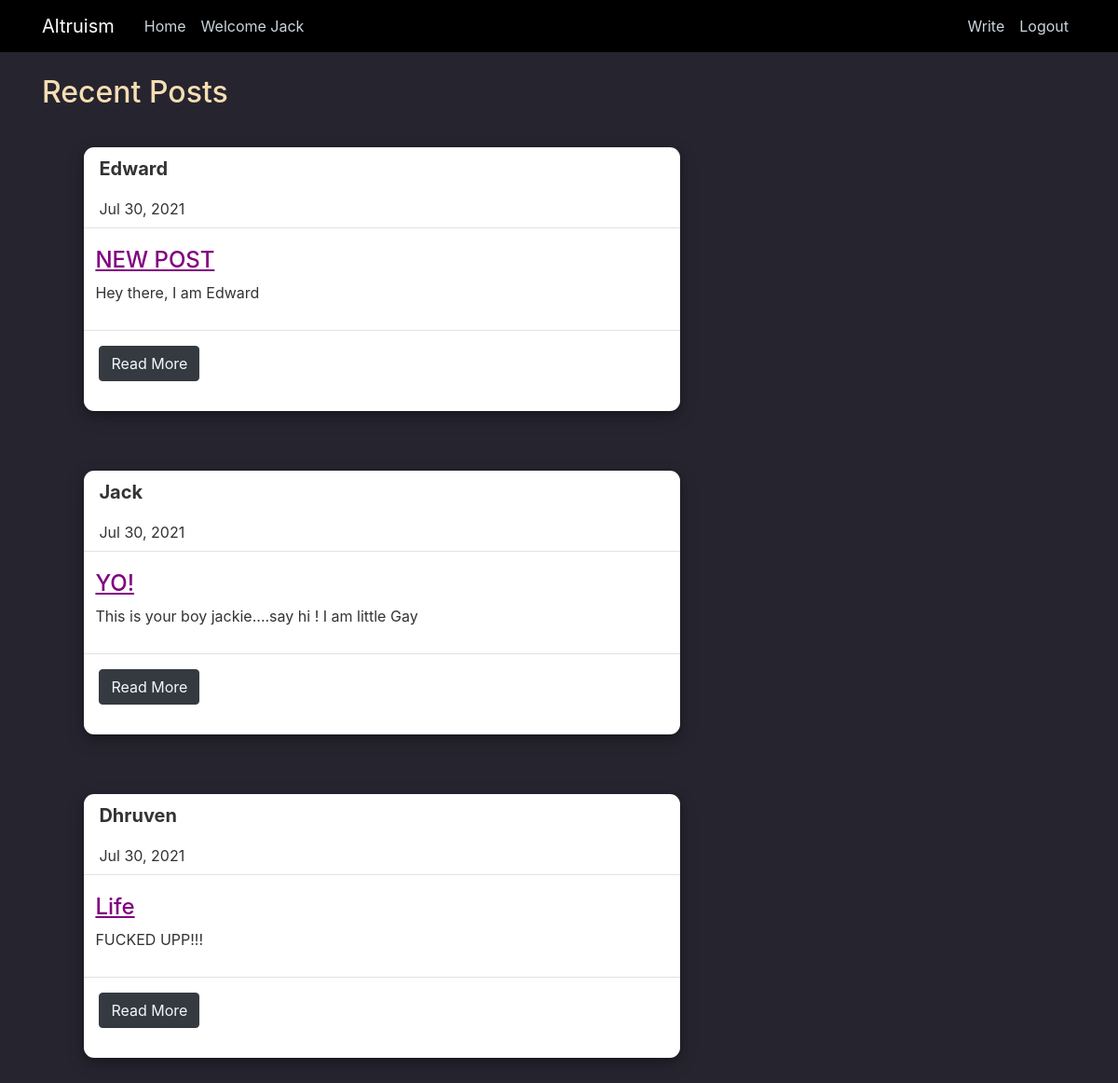
Screenshot of / (signed in) with the database file from the repository.
### blog/models.py (models this page shows, shortened)
class Post(models.Model):
    title = models.CharField(max_length=200)
    body = models.TextField()
    author = models.ForeignKey(User,on_delete=models.SET_NULL,related_name="posts",null = True)
    date = models.DateTimeField(auto_now_add=True)
    slug = models.SlugField(default="", null=False, editable=False,)
    fake = models.BooleanField(default=False)

### blog/views.py (the view)
# urls.py: path("", views.PostListView.as_view(),name="post-list-page"),
class PostListView(ListView):
    model = Post
    template_name = "blog/home.html"
    context_object_name = "posts"
    ordering = ['-id']

### blog/templates/blog/home.html
{% extends "blog/base.html" %}
{% block content %}
<h2>Recent Posts</h2>
{% for post in posts %}
<div class="container mt-8">
  <div class="d-flex justify-content-center row">
    <div class="col-md-11">
      <div class="bg-white comment-section">
        <div class="d-flex flex-row user p-2">
          <div class="d-flex flex-column ml-2"><p style="text-transform: capitalize" class="name font-weight-bold">{{post.author}}</p><span>
              {{post.date |date:"M d, Y"}}</span></div> <br />
        </div>
        <div class="d-flex justify-content-between p-1 border-top">
          <div class="mt-2 p-2">
            <h4 style="color:purple"><u>{{post.title}}</u></h4>
            <p>{{post.body}}</p>
          </div>
        </div>
        <div class="d-flex justify-content-between p-3 border-top">
          <p>
            <button class="btn btn-dark" type="button">
              <a type="button" style="color:aliceblue" href="{% url 'post-detail-page' post.slug %}"> Read More </a>
            </button>
          </p>
        </div>
      </div>
    </div>
  </div>
</div>
{% endfor %}
{% endblock content %}

### blog/templates/blog/base.html (shortened to what this page needs)
{% load static %}
<!DOCTYPE html>
{% load static %}
<html>
<head>
  <link rel="stylesheet" href="https://maxcdn.bootstrapcdn.com/bootstrap/4.0.0/css/bootstrap.min.css"
>
  <link rel="stylesheet" href="https://cdnjs.cloudflare.com/ajax/libs/font-awesome/4.7.0/css/font-awesome.min.css">
  {% block css_files %}
  <link rel="stylesheet" type="text/css" href="{% static 'blog/style.css' %}" />
  {% endblock %}
</head>
<body>
  <header class="site-header">
    <nav class="navbar navbar-expand-md navbar-dark bg-steel fixed-top">
      <div class="container">
        <a class="navbar-brand mr-4" href="{% url 'post-list-page' %}">Altruism</a>
        <div class="collapse navbar-collapse" id="navbarToggle">
          <div class="navbar-nav mr-auto">
            <a class="nav-item nav-link" href="{% url 'post-list-page' %}">Home</a>
            <ul class="nav justify-content-center">
                <a class="nav-item nav-link" style="text-transform: capitalize" href="#">Welcome {{user.username}}</a>
            </ul>
          </div>
          <div class="navbar-nav">
            {% if user.is_authenticated %}
            <a class="nav-item nav-link" href="{% url 'write-post' %}">Write</a>
            <a class="nav-item nav-link" href="{% url 'logout' %}">Logout</a>
            {% else %}
            <a class="nav-item nav-link" href="{% url 'register' %}">Register</a>
            <a class="nav-item nav-link" href="{% url 'login' %}">Login</a>
            {% endif %}
          </div>
        </div>
      </div>
    </nav>
  </header>
  <main role="main" class="container">
    <div class="row">
      <div class="col-md-8">
        {% block content %}{% endblock %}
      </div>
    </div>
  </main>
</body>
</html>

### blog/static/blog/style.css (style rules this page uses)
body { background: #26242f; color: #333333; margin-top: 5rem; }
h1, h2, h3, h4, h5, h6 { color: wheat; }
ul { margin: 0; }
.bg-steel { background-color: black; }
.site-header .navbar-nav .nav-link { color: #cbd5db; }
.comment-section { display: block; border-radius: 11px; box-shadow: 0 4px 8px 0 rgba(0, 0, 0, 0.2), 0 6px 20px 0 rgba(0, 0, 0, 0.19); margin-top: 5%; margin-bottom: 5%; max-width: 700px; margin-left: auto; margin-right: auto }
.name { font-size: 20px }

### rows the page displays
Post: author "Edward", date "Jul 30, 2021", title "NEW POST", body "Hey there, I am Edward"
Post: author "Jack", date "Jul 30, 2021", title "YO!", body "This is your boy jackie....say hi ! I am little Gay"
Post: author "Dhruven", date "Jul 30, 2021", title "Life", body "FUCKED UPP!!!"

### other values shown
{{ user.username }} "Jack"
